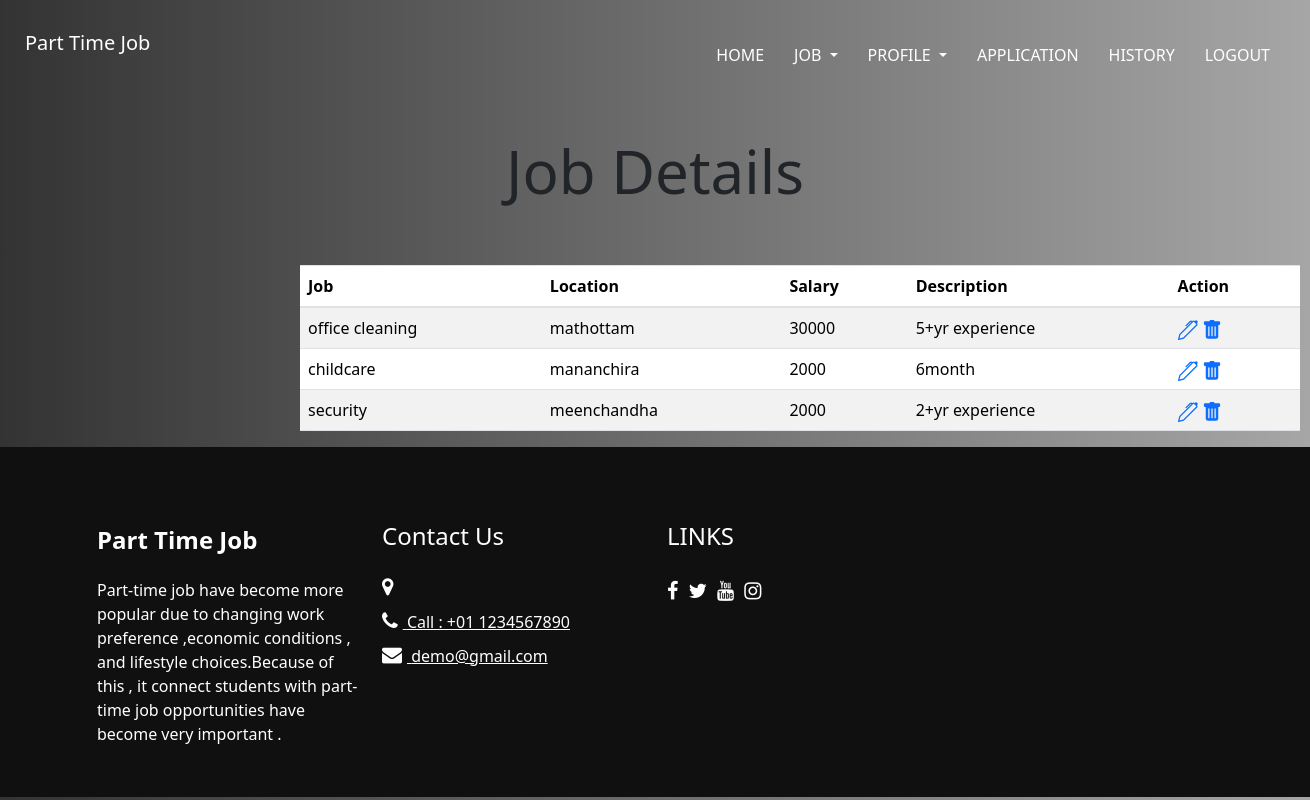
/jobaview (signed in), run on an earlier commit of the app's database.
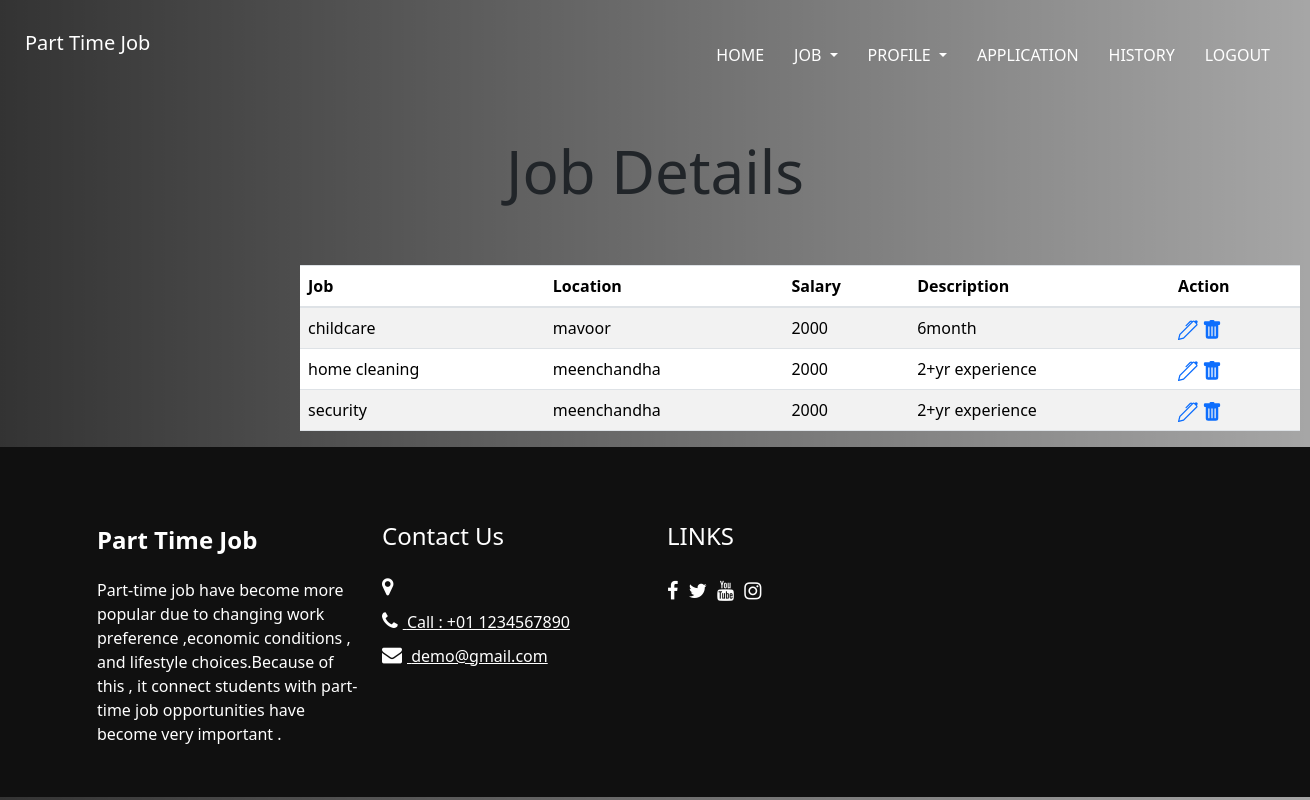
And on a later commit of the database.
### jobportal/models.py (models this page shows)
class Job(models.Model):
    agency_id=models.ForeignKey(Agency,on_delete=models.CASCADE,null=True)
    jobname=models.CharField(max_length=30,null=True)
    location=models.CharField(max_length=40,null=True)
    salary=models.IntegerField(null=True)
    description=models.CharField(max_length=70,null=True)
    def __str__(self):
        return self.jobname

### jobportal/views.py (the view)
# urls.py: path('jobaview',views.jobaview,name="jobaview"),
def jobaview(request):
    id=request.session['id']
    login_data=Login1.objects.get(id=id)
    user = Agency.objects.get(login_id=login_data)
    data= Job.objects.filter(agency_id=user)
    print(data)
    return render(request,'agency/jobaview.html',{'data':data})

### templates/agency/jobaview.html (shortened to what the changed rows need)
<!DOCTYPE html>
<html>
<head>
  {% load static %}
  <link rel="stylesheet" type="text/css" href="{% static 'css/bootstrap.css' %}" />
   <link href="{% static 'style.css' %}" rel="stylesheet" />
  <link href="{% static 'css/style.scss' %}" rel="stylesheet" />
  <link href="{% static 'css/responsive.css' %}" rel="stylesheet" />
  <link href="https://cdn.jsdelivr.net/npm/bootstrap@5.3.2/dist/css/bootstrap.min.css" rel="stylesheet">
</head>
<body>
  <div class="hero_area">
<h1 class="log">Job Details</h1>
    <table  style=" width:1000px;margin-left: 300px" class="table table-striped">
        <thead>
        <th>Job</th>
        <th>Location</th>
        <th>Salary</th>
        <th>Description</th>
        <th>Action</th>
        </thead>
        <tbody>
        {% for i in data %}
        <tr>
            <td>{{i.jobname}}</td>
            <td>{{i.location}}</td>
            <td>{{i.salary}}</td>
            <td>{{i.description}}</td>
            <td><a href="{% url 'editjob' jobid=i.id %}" ></a>
            <a href="{% url 'delete' jobid=i.id %}" ></a></td>
        </tr>
        {% endfor %}
        </tbody>
    </table>
      <link rel="stylesheet" href="{% static 'css/formstyle.css' %} ">
      <link rel="stylesheet" href="{% static 'css/formstyle.css' %} ">
</body>
</html>

What changed in the data, as far as the page shows it:
removed Job: jobname "office cleaning", location "mathottam", salary "30000", description "5+yr experience"
changed Job "childcare": location "mananchira" → "mavoor"
added Job: jobname "home cleaning", location "meenchandha", salary "2000", description "2+yr experience"
